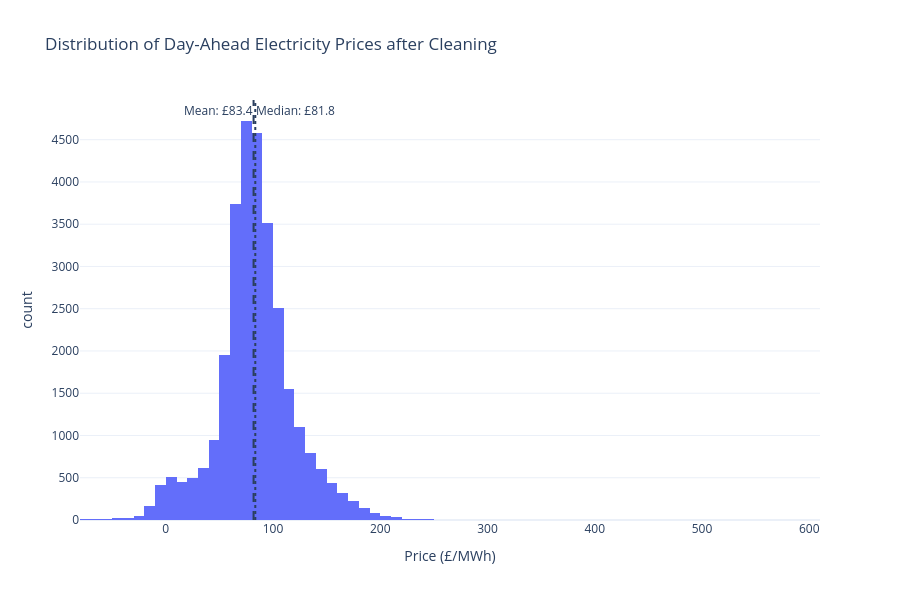

Source (notebook cell):
### Code cell
fig = px.histogram(
    clean_price_df,
    x=price_col,
    nbins=100,
    title="Distribution of Day-Ahead Electricity Prices after Cleaning",
    labels={
        price_col: "Price (£/MWh)",
        "count": "Number of settlement periods"
    }
)

fig.add_vline(
    x=clean_price_df[price_col].median(),
    line_dash="dash",
    annotation_text=f"Median: £{clean_price_df[price_col].median():.1f}",
    annotation_position="top right"
)

fig.add_vline(
    x=clean_price_df[price_col].mean(),
    line_dash="dot",
    annotation_text=f"Mean: £{clean_price_df[price_col].mean():.1f}",
    annotation_position="top left"
)

fig.update_layout(
    template="plotly_white",
    width=900,
    height=600
)

fig.show()

### Figure 1 — Plotly figure (JSON) as saved in the notebook; plotly's stock layout.template omitted (floating-point values rounded to 4 significant figures; data arrays with more than 128 entries replaced by an {"elided": "..."} marker saying what was removed)
{"data": [{"bingroup": "x", "hovertemplate": "Price (£/MWh)=%{x}<br>count=%{y}<extra></extra>", "legendgroup": "", "marker": {"color": "#636efa", "pattern": {"shape": ""}}, "name": "", "nbinsx": 100, "orientation": "v", "showlegend": false, "type": "histogram", "x": {"elided": "30149 float values"}, "xaxis": "x", "yaxis": "y"}], "layout": {"annotations": [{"showarrow": false, "text": "Median: £81.8", "x": 81.84, "xanchor": "left", "xref": "x", "y": 1, "yanchor": "top", "yref": "y domain"}, {"showarrow": false, "text": "Mean: £83.4", "x": 83.44, "xanchor": "right", "xref": "x", "y": 1, "yanchor": "top", "yref": "y domain"}], "barmode": "relative", "height": 600, "legend": {"tracegroupgap": 0}, "shapes": [{"line": {"dash": "dash"}, "type": "line", "x0": 81.84, "x1": 81.84, "xref": "x", "y0": 0, "y1": 1, "yref": "y domain"}, {"line": {"dash": "dot"}, "type": "line", "x0": 83.44, "x1": 83.44, "xref": "x", "y0": 0, "y1": 1, "yref": "y domain"}], "title": {"text": "Distribution of Day-Ahead Electricity Prices after Cleaning"}, "width": 900, "xaxis": {"anchor": "y", "domain": [0, 1], "title": {"text": "Price (£/MWh)"}}, "yaxis": {"anchor": "x", "domain": [0, 1], "title": {"text": "count"}}}}
